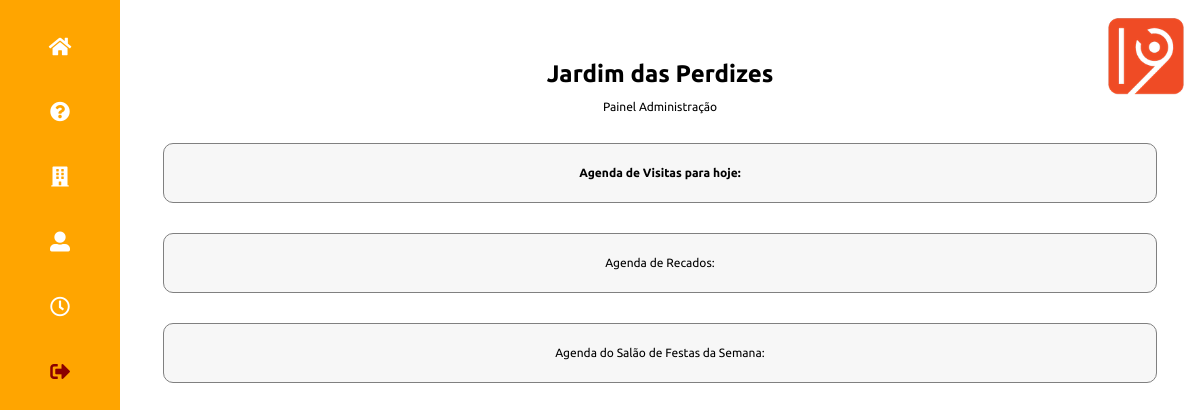
/admin (signed in), run on an earlier commit of the app's database.
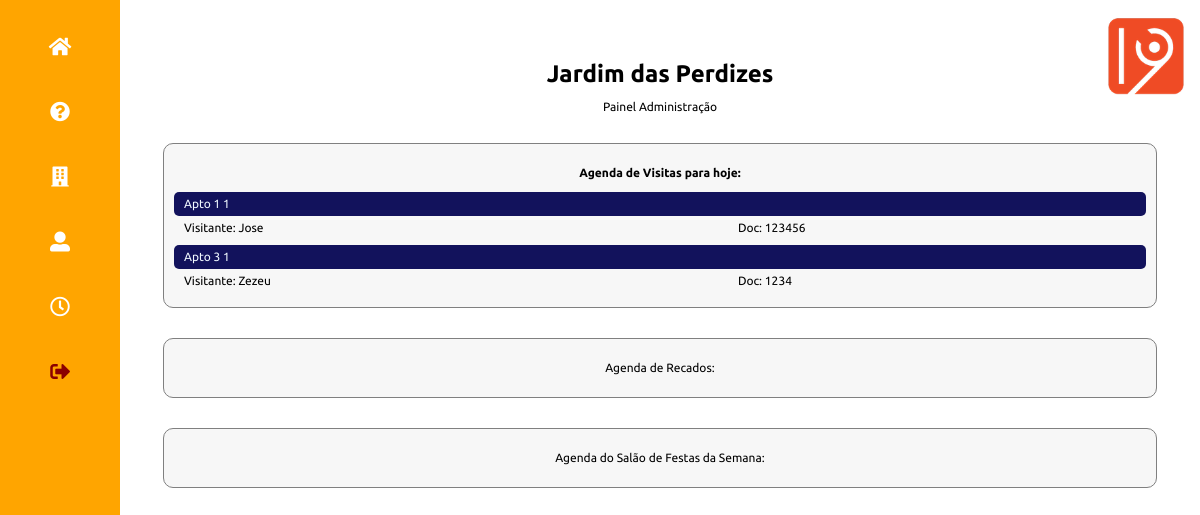
And on a later commit of the database.
### tables this page shows
CREATE TABLE 'cond_agenda_visitas' 
	('id' INTEGER PRIMARY KEY AUTOINCREMENT, 
	 'nome' VARCHAR NOT NULL, 
	 'doc' VARCHAR NOT NULL, 
	 'detalhe' VARCHAR, 
	 'id_usuario' INTEGER, 
	 'data_visita' DATETIME, 
	 'data_log' DATETIME DEFAULT CURRENT_TIMESTAMP, 
	 'turno' INTEGER NOT NULL );

CREATE TABLE 'condominio_moradores' 
    ('id' INTEGER PRIMARY KEY AUTOINCREMENT, 
     'andar' INTEGER NOT NULL, 
     'apto' INTEGER NOT NULL, 
     'nome'  VARCHAR NOT NULL , 
     'apelido' VARCHAR NOT NULL, 
     'email' VARCHAR, 
     'telefone' VARCHAR, 
     'senha'  VARCHAR NOT NULL, 
     'nascimento' DATETIME, 
     'sobre_voce' VARCHAR,
     'sobre_familia' VARCHAR,    
     'tipo' VARCHAR NOT NULL,
     'status' VARCHAR default 'block',
     'foto' VARCHAR,
     'filhos' integer,
     'admin' VARCHAR default 'n'
    );

### app.py (the view)
@app.route('/admin', methods=['GET','POST'])
def admin():
    if request.method == 'GET':
        if 'user' in session:
            db = get_db()
            user = session['user']
            admin = session['admin']
            cur = db.execute('select b.apelido morador, b.andar andar, b.apto apto, a.nome visitante, a.doc doc, a.data_visita data_visita, a.turno turno, strftime(\'%d\',a.data_visita) dia_visita, strftime(\'%m\',\'now\') mes_visita from cond_agenda_visitas a, condominio_moradores b where a.id_usuario = b.id and strftime(\'%d\',a.data_visita) = strftime(\'%d\',\'now\') order by a.data_visita')
            r_agenda_dia = cur.fetchall()
            return render_template('condominio_admin.html', r_agenda_dia = r_agenda_dia, user=user, admin=admin)

### app.py (called while the page is built)
def connect_db():
    sql = sqlite3.connect('/Users/fabio/flask/condominio.db')
    sql.row_factory = sqlite3.Row
    return sql

def get_db():
    if not hasattr(g, 'sqlite3'):
        g.sqlite_db = connect_db()
    return  g.sqlite_db

### templates/condominio_admin.html (shortened to what this page needs)
<!doctype html>
{% from "condominio_menu.html" import condominio_menu %}
<html lang="pt-br">
<head>
    <link rel="stylesheet" href="../static/css/normalize.css">
    <link rel="stylesheet" href="https://use.fontawesome.com/releases/v5.0.13/css/all.css">
    <link rel="stylesheet" href="../static/css/estilo_gincana.css">
</head>
<body>
    <header class="topo-pagina">
        {% block condominio_menu %}
            {{ condominio_menu(user,admin) }}
        {% endblock %}
        <p class="logo"><img src="../static/images/one9.webp" /></p>
    </header>
    <main class="bloco-principal">
        <h1>Jardim das Perdizes</h1>
        <p> Painel Administração</p>
        <div class="principal-inicial">
            <div class="bloco-p1">
                <p> <strong>Agenda de Visitas para hoje: </strong></p>
                {% for agenda in r_agenda_dia %}
                <p class="agenda-admin-linha-a"> Apto {{ agenda['andar'] }} {{ agenda['apto'] }} </p>
                <span class="agenda-admin-linha-b"> Visitante: {{ agenda['visitante'] }} </span>
                <span class="agenda-admin-linha-c"> Doc: {{ agenda['doc'] }} </span>
                <br>
                {% endfor %}
            </div>
            <div class="bloco-p1">
                <p> Agenda de Recados:</p>
            </div>
            <div class="bloco-p1">
                <p> Agenda do Salão de Festas da Semana:</p>
            </div>
        </div>
    </main>
</body>
</html>

### templates/condominio_menu.html (shortened to what this page needs)
{% macro condominio_menu(user,admin) %}
<ul class="menu-principal">
    {% if user and admin != 'y' %}
        <li> <a href="/"><i class="fas fa-home"></i></a></li>
        <li> <a href="/cond_enquete"><i class="fas fa-question-circle"></i></a></li>
        <li> <a href="/lista_predio"><i class="fas fa-building"></i></a></li>
        <li> <a href="/atualiza_morador"><i class="fas fa-user-alt"></i></a></li>
        <li> <a href="/cond_agendar_visita"><i class="far fa-clock"></i></a></li>
        <li> <a href="/logout"><i class="fas fa-sign-out-alt" style="color:darkred"></i> </a></li>
    {% endif %}
</ul>
{% endmacro %}

### static/css/estilo_gincana.css (style rules this page uses)
.topo-pagina { position: fixed; top: 0; left: 0; background-color: orange; margin: 0; height: 100%; width: 10%; box-sizing: border-box; padding-top: 3%; font-size: 20px; }
.menu-principal { list-style: none; margin: 0; padding: 0; color: white; text-decoration: none; }
.menu-principal a { text-decoration: none; color: white; }
.menu-principal li { padding-bottom: 35%; text-align: center; }
.logo img { position: fixed; right: 1%; top: 2%; width: 7%; }
.bloco-principal { width: 90%; margin: 5% 5% 5% 10%; text-align: center; font-family: 'Ubuntu', sans-serif; font-size: 12px; }
@media screen and (min-width: 400px) { .bloco-principal { width: 90%; margin: 5% 5% 5% 10%; text-align: center; font-family: 'Ubuntu', sans-serif; font-size: 12px; } }
.bloco-principal h1 { margin-bottom: 1%; }
.bloco-p1 { border: 1px solid grey; border-radius: 10px; background: rgba(229, 228, 228, 0.3); margin: 30px auto; width: 90%; height: auto; padding: 10px; }
.agenda-admin-linha-a { background: #12125c; width: 100%; box-sizing: border-box; display: block; text-align: left; padding: 5px 5px 5px 10px; color: aliceblue; border-radius: 5px; margin: 0px; }
.agenda-admin-linha-b { text-align: left; width: 55%; display: inline-block; margin: auto; float: left; padding: 5px 0px 10px 10px; }
.agenda-admin-linha-c { display: inline-block; width: 40%; padding: 5px 0px 10px 0px; text-align: left; }

What changed in the data, as far as the page shows it:
added cond_agenda_visitas: andar "1", apto "1", visitante "Jose", doc "123456"
added cond_agenda_visitas: andar "3", apto "1", visitante "Zezeu", doc "1234"
